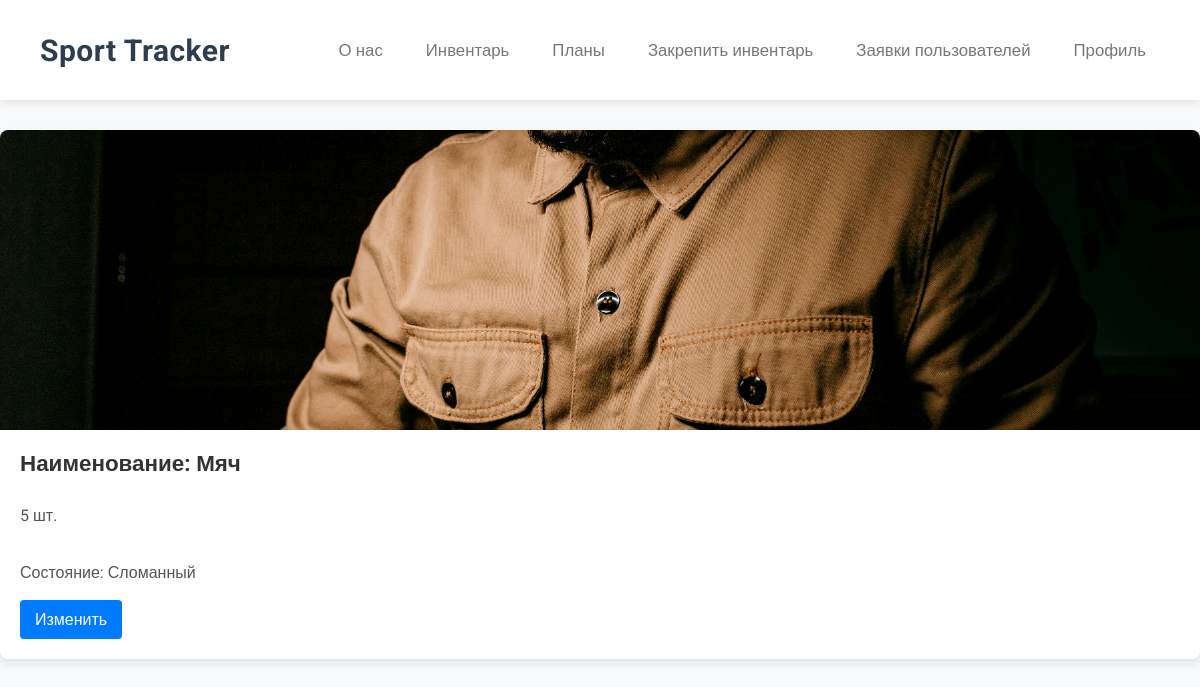
/catalog/ (signed in), run on the app's committed database.
### main/models.py (models this page shows, shortened)
class Votings(models.Model):
    author = models.ForeignKey(User, on_delete=models.CASCADE)
    image = models.ImageField(upload_to=get_image_upload_path, blank=True, null=True)
    name = models.TextField()
    questions_number = models.IntegerField()
    type_of_voting = models.TextField()

### main/views.py (the view)
# urls.py: path('catalog/', catalog, name='catalog'),
def catalog(request):
    categories = Votings.objects.all()
    context = {
        "categories": categories,
        "is_admin": False,
        "is_auth": False,
    }
    if request.user.is_superuser:
        context["is_admin"] = True
    if request.user.is_authenticated:
        context["is_auth"] = True
    data = []
    for category in categories:
        directory = f"main/uploads/votings/admin/{category.id}"
        url_to_header = ""
        if len(os.listdir(directory)) != 0:
            url_to_header = f"/uploads/votings/admin/{category.id}/{os.listdir(directory)[0]}"
        data.append({"category": category, "url_to_header": url_to_header})
    context["data"] = data
    if request.method == 'GET':
        sku = request.GET.get('sku')
        if not sku:
            return render(request, 'catalog.html', context)
    return render(request, 'catalog.html', context)

### main/templates/catalog.html (shortened to what this page needs)
{% load static %}
<!DOCTYPE html>
<html lang="en">
<head>
    <link rel="stylesheet" href="{% static 'catalog_cards.css' %}">
    <link rel="stylesheet" href="{% static 'header.css' %}">
</head>
{% include 'header.html' %}
<body>
    <div class="container">
        {% for category in data %}
        <div class="item">
          <div class="wrapper exmpl"><img src="{{ category.url_to_header }}" alt="Шапка опроса"></div>
          <div class="card">
            <h3>Наименование: {{category.category.name}}</h3>
            <p>{{category.category.questions_number }} шт.</p>
             {% if category.category.type_of_voting == "one" %}
                <p>Состояние: Новый</p>
              {% elif category.category.type_of_voting == "multi" %}
                <p>Состояние: Использованный</p>
              {% else %}
                <p>Состояние: Сломанный</p>
              {% endif %}
              {% if is_admin %}
                  <a class="card_link" href="{% url 'voting'%}?id={{category.category.id}}">Изменить</a>
              {% elif is_auth %}
                  <a class="card_link" href="{% url 'add_voting'%}?id={{category.category.id}}">Добавить в заявку</a>
              {% else %}
                  <a class="card_link">Чтобы сделать запрос, зайдите в аккаунт</a>
              {% endif %}
          </div>
        </div>
        {% endfor %}
    </div>
</body>
</html>

### main/static/catalog_cards.css (style rules this page uses)
.wrapper { width: auto; height: 300px; }
.exmpl { overflow: hidden; display: flex; justify-content: center; align-items: center; }
.exmpl img { height: auto; width: 100%; }
body { margin: 0; font-family: 'Roboto', sans-serif; justify-content: center; align-items: center; min-height: 100vh; background-color: #f8f9fa; }
.container { display: flex; margin-left: auto; margin-right: auto; margin-top: 30px; flex-wrap: wrap; justify-content: center; max-width: 1200px; width: 100%; gap: 20px; }
.item { flex: 1 1 300px; background-color: #ffffff; border-radius: 8px; box-shadow: 0 4px 8px rgba(0, 0, 0, 0.1); overflow: hidden; display: flex; flex-direction: column; transition: transform 0.3s ease; }
.card { padding: 20px; display: flex; flex-direction: column; flex: 1; }
.card h3 { margin-top: 0; margin-bottom: 10px; font-size: 1.4em; color: #333333; }
.card p { margin-bottom: 15px; color: #555555; line-height: 1.6; flex: 1; }
.card_link { text-decoration: none; background-color: #007bff; color: white; padding: 10px 15px; border-radius: 4px; align-self: flex-start; transition: background-color 0.3s ease; }

### main/templates/catalog.html (style rules this page uses)
.wrapper { width: auto; height: 300px; }
.exmpl { overflow: hidden; display: flex; justify-content: center; align-items: center; }
.exmpl img { height: auto; width: 100%; }

### data on the page
Votings: category.name "Мяч", category.questions_number "5", type_of_voting "Состояние: Сломанный"
